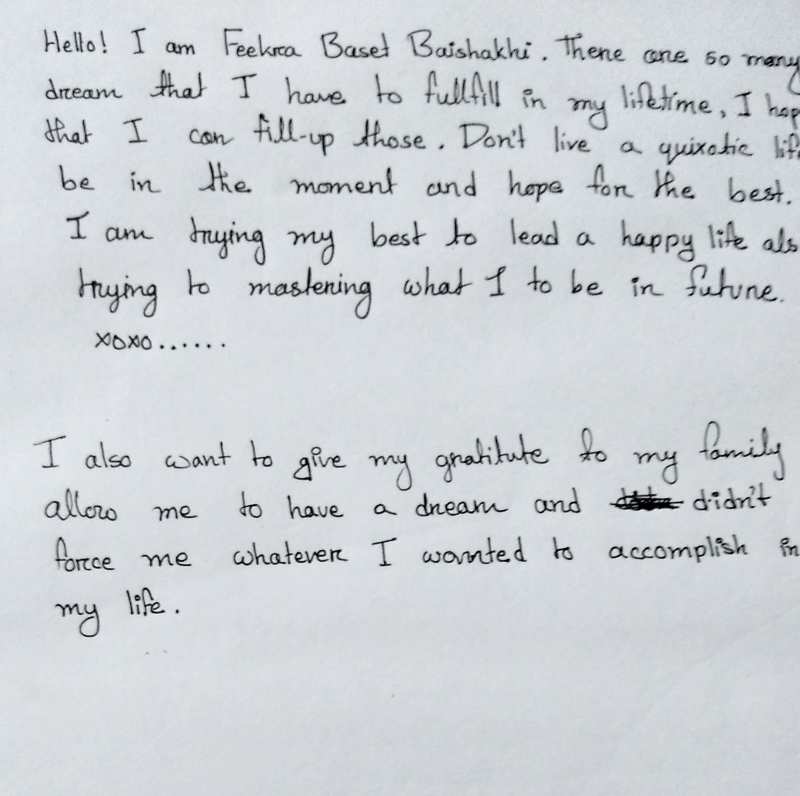
#> input picture opencvPython/data/writting.jpg, 800 x 796 px
$ python a_threshold.py
#> lines starting #> are read from the running program, lines starting #| are printed output that depends on the picture; after the words box and inside, x2 and y2 are one past the last pixel; in counts of white or black regions, pixels touching at a corner belong together
# feekra

import os

import cv2

img = cv2.imread(os.path.join('.', 'data', 'writting.jpg'))
#> img is the input picture: shape (796, 800, 3); mean B, G, R 213.8, 209.7, 205.5

img_gray = cv2.cvtColor(img, cv2.COLOR_BGR2GRAY)

thresh = cv2.adaptiveThreshold(img_gray, 255, cv2.ADAPTIVE_THRESH_GAUSSIAN_C, cv2.THRESH_BINARY, 21,  30)
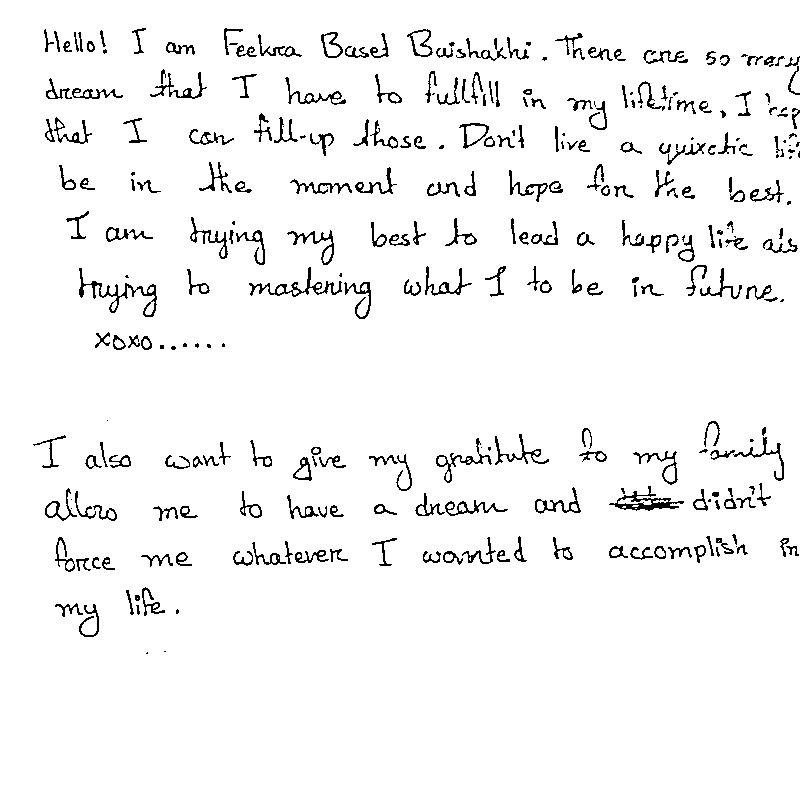
#> thresh: shape (796, 800); 95.8% white; black in thin lines or dots, all inside (x1, y1, x2, y2) = (33, 28, 800, 654)

cv2.imshow('img', img)
cv2.imshow('thresh', thresh)
cv2.waitKey(0)
